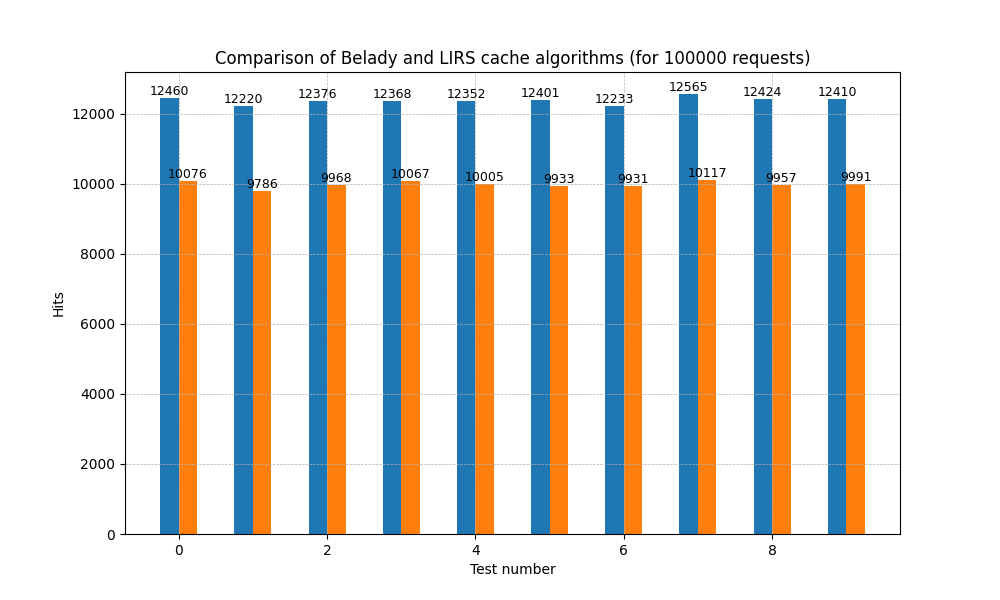

Reproduce this figure in Python.
import matplotlib.pyplot as plt
import numpy as np

data = np.loadtxt('results.txt')

belady_hits = data[:, 0]
lirs_hits   = data[:, 1]
nrequests   = data[:, 2]

i = np.arange(len(belady_hits))

bar_width = 0.25
plt.figure(figsize = (10, 6))

belady = plt.bar(i - (bar_width / 2), belady_hits, width = bar_width, label = 'Belady')
lirs = plt.bar(i + (bar_width / 2), lirs_hits, width = bar_width, label = 'LIRS')

plt.grid(True, which = 'both', linestyle = '--', linewidth = 0.50)

for bar in belady:
    y = bar.get_height()
    plt.text(bar.get_x() + (bar.get_width() / 2), y + 0.5, int(y), ha = 'center', va = 'bottom', fontsize = 9)

for bar in lirs:
    y = bar.get_height()
    plt.text(bar.get_x() + (bar.get_width() / 2), y + 0.5, int(y), ha = 'center', va = 'bottom', fontsize = 9)

n = nrequests[0]

plt.xlabel('Test number')
plt.ylabel('Hits')
plt.title(f'Comparison of Belady and LIRS cache algorithms (for {int(n)} requests)')

plt.savefig('bar_chart.png')

plt.xticks(i)
plt.legend(loc = 'lower right')
plt.show()
